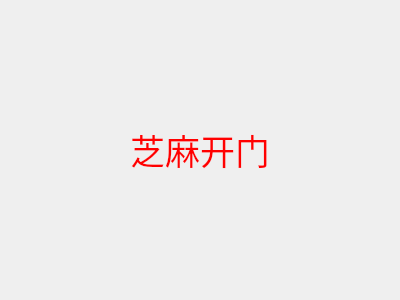
<?xml version="1.0" encoding="UTF-8"?>
<ui version="4.0">
 <class>Client1Dlg</class>
 <widget class="QDialog" name="Client1Dlg">
  <property name="geometry">
   <rect>
    <x>0</x>
    <y>0</y>
    <width>400</width>
    <height>300</height>
   </rect>
  </property>
  <property name="windowTitle">
   <string>Dialog</string>
  </property>
  <layout class="QVBoxLayout" name="verticalLayout">
   <item>
    <widget class="QLabel" name="label">
     <property name="font">
      <font>
       <pointsize>26</pointsize>
      </font>
     </property>
     <property name="styleSheet">
      <string notr="true">color: rgb(255, 0, 0);</string>
     </property>
     <property name="text">
      <string>芝麻开门</string>
     </property>
     <property name="alignment">
      <set>Qt::AlignCenter</set>
     </property>
    </widget>
   </item>
  </layout>
 </widget>
 <resources/>
 <connections/>
</ui>
